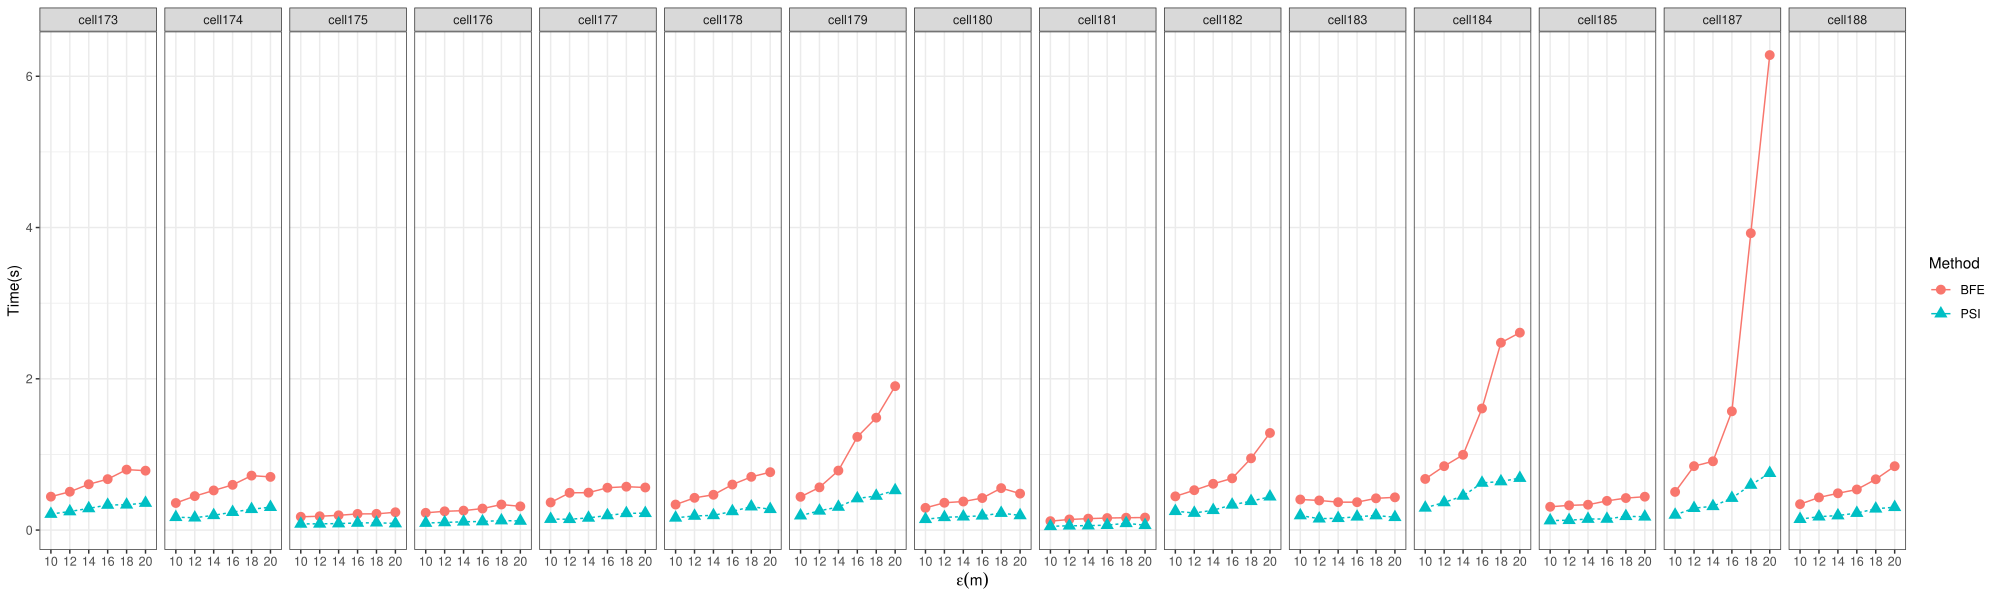

Here is the R script that generated this plot:
library(tidyverse)
library(latex2exp)

fields <- c("ts","start","host", "tag", "z", "appId","partitions","dataset","epsilon","mu","delta","method","stage","time")  
data0 <- enframe(read_lines( "psi_benchmark2.txt" ), value = "line") |>
  filter(str_detect(line, 'TIME')) |>
  separate(col = line, into = fields, sep = "\\|") |>
  mutate(stage = str_trim(stage), epsilon = as.numeric(epsilon), time = as.numeric(time)) |>
  filter(stage == "Total") |>
  filter(epsilon <= 20) |>
  select(dataset, method, epsilon, time) 

data1 <- data0 |> 
  group_by(dataset, method, epsilon) |> summarise(time = mean(time)) 

density <- read_csv("density_per_cell.csv") |>
  #arrange(desc(density)) |>
  arrange(density) |>
  mutate(dataset = paste0("cell", field_2)) |>
  select(dataset, density) |>
  top_n(15, wt = desc(density))

data <- data1 |> inner_join(density, by = "dataset")

p = ggplot(data, aes(x = as.factor(epsilon), y = time, group = method)) +
  geom_line(aes(linetype = method, color = method)) + 
  geom_point(aes(shape = method, color = method), size = 3) +
  labs(x=TeX("$\\epsilon(m)$"), y="Time(s)") +
  scale_color_discrete("Method") +
  scale_shape_discrete("Method") +
  guides(linetype = "none") +
  theme_bw() +
  facet_grid(~dataset)
plot(p)  

W = 20
H = 6
ggsave(paste0("psi_benchmark2.pdf"), width = W, height = H)
